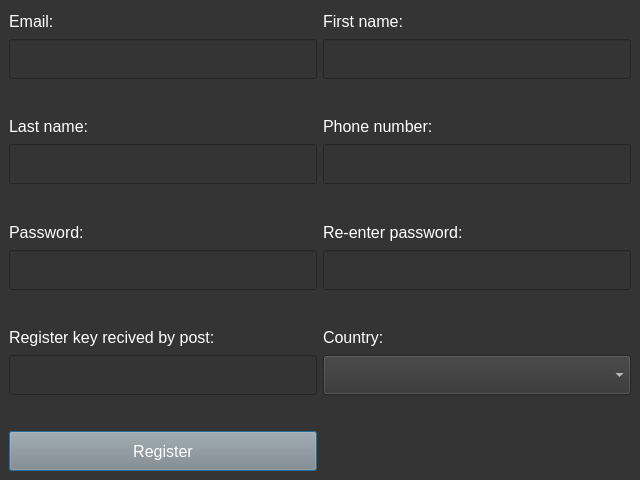
<?xml version="1.0" encoding="UTF-8"?>
<ui version="4.0">
 <class>Dialog</class>
 <widget class="QDialog" name="Dialog">
  <property name="geometry">
   <rect>
    <x>0</x>
    <y>0</y>
    <width>640</width>
    <height>480</height>
   </rect>
  </property>
  <property name="minimumSize">
   <size>
    <width>640</width>
    <height>480</height>
   </size>
  </property>
  <property name="windowTitle">
   <string>Dialog</string>
  </property>
  <property name="styleSheet">
   <string notr="true">QDialog {
background-color: #343434;
}

QLabel {
color: #FFFFFF;
font-size: 12pt;
}

QLineEdit {
background-color: #343434;
font-size: 12pt;
color: #FFFFFF;
}

QPushButton {
font-size: 12pt;
color: #FFFFFF;
background-color: #888888;
}

QComboBox {
background-color: #343434;
font-size: 12pt;
color: #FFFFFF;
}



</string>
  </property>
  <layout class="QGridLayout" name="gridLayout">
   <property name="leftMargin">
    <number>9</number>
   </property>
   <property name="topMargin">
    <number>9</number>
   </property>
   <property name="rightMargin">
    <number>9</number>
   </property>
   <property name="bottomMargin">
    <number>9</number>
   </property>
   <property name="spacing">
    <number>6</number>
   </property>
   <item row="10" column="0">
    <widget class="QLineEdit" name="register_key_edit">
     <property name="minimumSize">
      <size>
       <width>0</width>
       <height>40</height>
      </size>
     </property>
    </widget>
   </item>
   <item row="6" column="1">
    <widget class="QLabel" name="re_password_label">
     <property name="text">
      <string>Re-enter password:</string>
     </property>
    </widget>
   </item>
   <item row="8" column="1">
    <widget class="QLabel" name="re_password_label_error">
     <property name="styleSheet">
      <string notr="true">color: #FF0000;</string>
     </property>
     <property name="text">
      <string/>
     </property>
    </widget>
   </item>
   <item row="0" column="1">
    <widget class="QLabel" name="first_name_label">
     <property name="minimumSize">
      <size>
       <width>0</width>
       <height>20</height>
      </size>
     </property>
     <property name="text">
      <string>First name:</string>
     </property>
    </widget>
   </item>
   <item row="9" column="0">
    <widget class="QLabel" name="register_key_label">
     <property name="text">
      <string>Register key recived by post:</string>
     </property>
    </widget>
   </item>
   <item row="9" column="1">
    <widget class="QLabel" name="country_label">
     <property name="text">
      <string>Country:</string>
     </property>
    </widget>
   </item>
   <item row="7" column="1">
    <widget class="QLineEdit" name="re_password_edit">
     <property name="minimumSize">
      <size>
       <width>0</width>
       <height>40</height>
      </size>
     </property>
     <property name="echoMode">
      <enum>QLineEdit::Password</enum>
     </property>
    </widget>
   </item>
   <item row="4" column="1">
    <widget class="QLineEdit" name="phone_edit">
     <property name="minimumSize">
      <size>
       <width>0</width>
       <height>40</height>
      </size>
     </property>
    </widget>
   </item>
   <item row="7" column="0">
    <widget class="QLineEdit" name="password_edit">
     <property name="minimumSize">
      <size>
       <width>0</width>
       <height>40</height>
      </size>
     </property>
     <property name="echoMode">
      <enum>QLineEdit::Password</enum>
     </property>
    </widget>
   </item>
   <item row="2" column="1">
    <widget class="QLabel" name="first_name_label_error">
     <property name="styleSheet">
      <string notr="true">color: #FF0000;</string>
     </property>
     <property name="text">
      <string/>
     </property>
    </widget>
   </item>
   <item row="10" column="1">
    <widget class="QComboBox" name="country_comboBox">
     <property name="minimumSize">
      <size>
       <width>0</width>
       <height>40</height>
      </size>
     </property>
     <property name="layoutDirection">
      <enum>Qt::LeftToRight</enum>
     </property>
     <property name="maxVisibleItems">
      <number>10</number>
     </property>
     <property name="maxCount">
      <number>300</number>
     </property>
     <property name="sizeAdjustPolicy">
      <enum>QComboBox::AdjustToMinimumContentsLength</enum>
     </property>
     <property name="frame">
      <bool>true</bool>
     </property>
     <property name="modelColumn">
      <number>0</number>
     </property>
    </widget>
   </item>
   <item row="1" column="0">
    <widget class="QLineEdit" name="email_edit">
     <property name="minimumSize">
      <size>
       <width>0</width>
       <height>40</height>
      </size>
     </property>
    </widget>
   </item>
   <item row="3" column="1">
    <widget class="QLabel" name="phone_label">
     <property name="text">
      <string>Phone number:</string>
     </property>
    </widget>
   </item>
   <item row="1" column="1">
    <widget class="QLineEdit" name="first_name_edit">
     <property name="minimumSize">
      <size>
       <width>0</width>
       <height>40</height>
      </size>
     </property>
    </widget>
   </item>
   <item row="2" column="0">
    <widget class="QLabel" name="email_label_error">
     <property name="styleSheet">
      <string notr="true">color: #FF0000;</string>
     </property>
     <property name="text">
      <string/>
     </property>
    </widget>
   </item>
   <item row="3" column="0">
    <widget class="QLabel" name="last_name_label">
     <property name="text">
      <string>Last name:</string>
     </property>
    </widget>
   </item>
   <item row="8" column="0">
    <widget class="QLabel" name="password_label_error">
     <property name="styleSheet">
      <string notr="true">color: #FF0000;</string>
     </property>
     <property name="text">
      <string/>
     </property>
    </widget>
   </item>
   <item row="5" column="0">
    <widget class="QLabel" name="last_name_label_error">
     <property name="styleSheet">
      <string notr="true">color: #FF0000;</string>
     </property>
     <property name="text">
      <string/>
     </property>
    </widget>
   </item>
   <item row="5" column="1">
    <widget class="QLabel" name="phone_number_label_error">
     <property name="styleSheet">
      <string notr="true">color: #FF0000;</string>
     </property>
     <property name="text">
      <string/>
     </property>
    </widget>
   </item>
   <item row="4" column="0">
    <widget class="QLineEdit" name="last_name_edit">
     <property name="minimumSize">
      <size>
       <width>0</width>
       <height>40</height>
      </size>
     </property>
    </widget>
   </item>
   <item row="12" column="0">
    <widget class="QPushButton" name="create_account_button">
     <property name="minimumSize">
      <size>
       <width>0</width>
       <height>40</height>
      </size>
     </property>
     <property name="text">
      <string>Register</string>
     </property>
    </widget>
   </item>
   <item row="6" column="0">
    <widget class="QLabel" name="password_label">
     <property name="text">
      <string>Password:</string>
     </property>
    </widget>
   </item>
   <item row="0" column="0">
    <widget class="QLabel" name="email_label">
     <property name="minimumSize">
      <size>
       <width>0</width>
       <height>20</height>
      </size>
     </property>
     <property name="text">
      <string>Email:</string>
     </property>
    </widget>
   </item>
   <item row="11" column="0">
    <widget class="QLabel" name="register_key_label_error">
     <property name="styleSheet">
      <string notr="true">color: #FF0000;</string>
     </property>
     <property name="text">
      <string/>
     </property>
    </widget>
   </item>
  </layout>
 </widget>
 <resources/>
 <connections/>
</ui>
